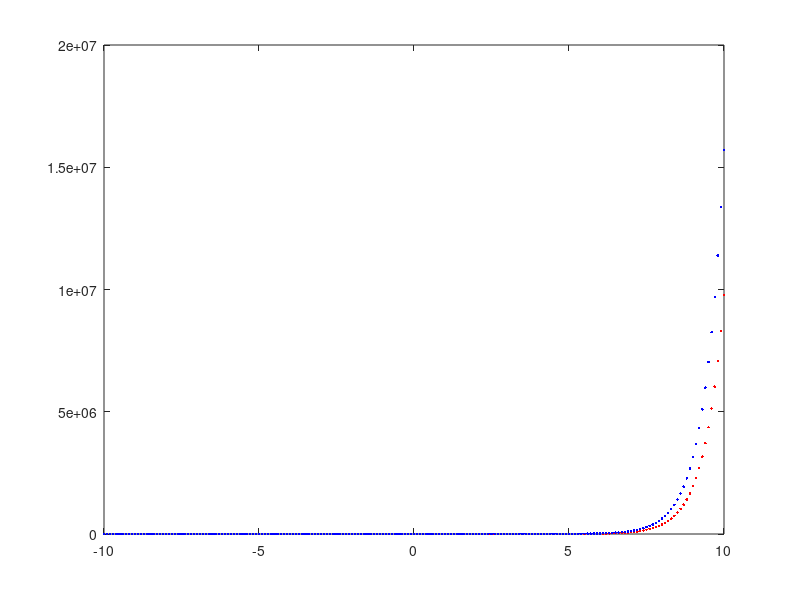
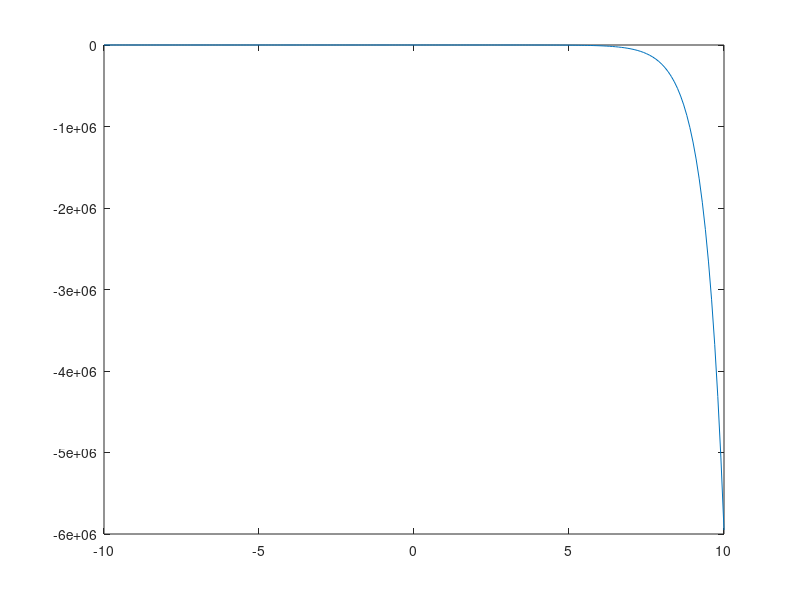

MATLAB code to generate these figures, in order: (Note: this script raises an error after producing the figures.)
%
%
%

%---------------------------- 

dt=0.000001 ;

a = input('base > ') ;
t= -10:0.1:10 ;
y = a .^ t ;
dy = ( a .^ (t+dt) - a .^ t ) ./ dt 
figure(1) ;
plot(t,y,'r.',t,dy,'b.') ;

figure(2) ;
plot(t,y-dy) ;

%------------------------------ 

t= 0:0.1:10 ;
z = loga(t,a) ;
dz = ( loga(t+dt,a) - loga(t,a) ) ./ dt ;
figure(3) ;
plot(t,dz,'r.',t,1./t,'b.') ;

figure(4) ;
plot(t,dz-1./t) ; 

return

